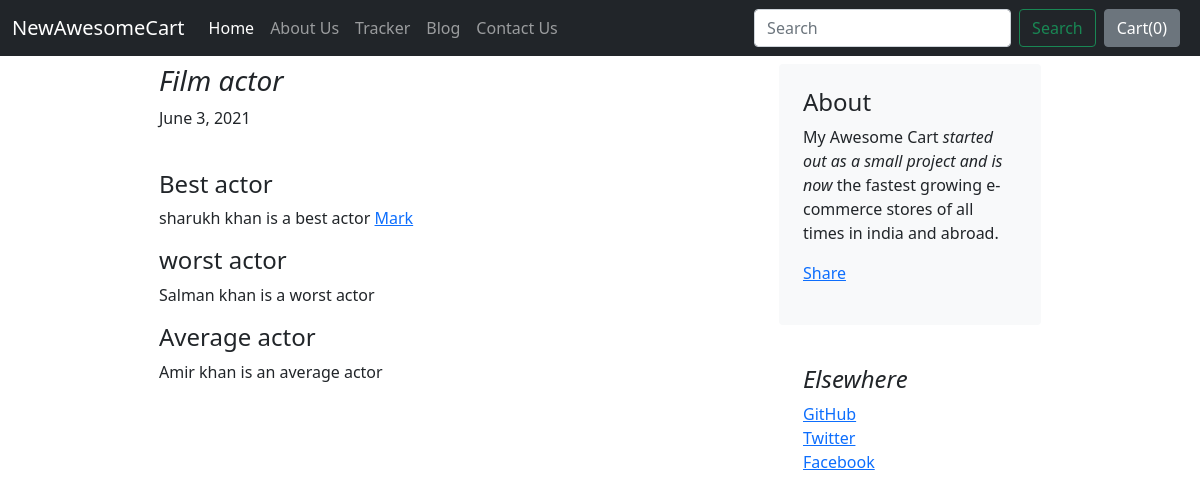
The page /blog/blogpost/1 on the database its author committed.
### blog/models.py (models this page shows, shortened)
class Blogpost(models.Model):
    post_id = models.AutoField(primary_key=True)
    title = models.CharField(max_length=50)
    head0= models.CharField(max_length=500,default="")
    Chead0 = models.CharField(max_length=5000, default="")
    head1 = models.CharField(max_length=500, default="")
    Chead1 = models.CharField(max_length=5000, default="")
    head2 = models.CharField(max_length=500, default="")
    Chead2 = models.CharField(max_length=5000, default="")
    publish_date = models.DateField()
    thumbnail= models.ImageField(upload_to='blog/images',default="" )

### blog/views.py (the view)
# urls.py: path('blogpost/<int:id>', views.blogpost, name="blogPost")
def blogpost(request,id):
    post = Blogpost.objects.filter( post_id = id)[0]
    return render(request,'blog/blogpost.html',{'post':post})

### blog/templates/blog/blogpost.html (shortened to what this page needs)
{% extends 'blog/basic.html' %}
{%  block body%}
<div class="container  my-2">
<div class="row col-md-10 offset-md-1 g-5">
    <div class="col-md-8">
      <h3 class=" fst-italic">
        {{post.title}}
      </h3>
       <p>{{post.publish_date}}</p>
         <div class="fb-like" data-href="http://127.0.0.1:8000/blog/blogpost/{{post.post_id}}" data-layout="standard" data-action="like" data-size="large" data-show-faces="false" data-share="true"></div><br>
      <article class="blog-post">
        <h4 class="blog-post-title"> {{post.head0}}</h4>
        <p class="blog-post-meta"> {{post.Chead0}} <a href="#">Mark</a></p>
        <h4>{{post.head1}}</h4>
        <p>{{post.Chead1}}</p>
          <h4>{{post.head2}}</h4>
         <p>{{post.Chead2}}</p>
      </article>
    </div>
    <div class="col-md-4">
      <div class="position-sticky" style="top: 2rem;">
            <div class="p-4 mb-3 bg-light rounded">
                <h4 class="font-italic">About</h4>
                <p class="mb-0">My Awesome Cart <em>started out as a small project and is now</em> the fastest growing e-commerce stores of all times in india and abroad.</p>
                <div class="my-3 fb-share-button" data-href="http://127.0.0.1:8000/blog/blogpost/{{post.post_id}}" data-layout="button_count" data-size="large"><a target="_blank" href="https://www.facebook.com/sharer/sharer.php?u=http%3A%2F%2F127.0.0.1%3A8000%2Fblog%2Fblogpost%2F4&src=sdkpreparse" class="fb-xfbml-parse-ignore">Share</a></div>
            </div>
        <div class="p-4">
          <h4 class="fst-italic">Elsewhere</h4>
          <ol class="list-unstyled">
            <li><a href="#">GitHub</a></li>
            <li><a href="#">Twitter</a></li>
            <li><a href="#">Facebook</a></li>
          </ol>
        </div>
      </div>
    </div>
  </div>
  </div>
{% endblock%}

### rows shown on the page
Blogpost: title "Film actor", publish_date "June 3, 2021", head0 "Best actor", Chead0 "sharukh khan is a best actor", head1 "worst actor", Chead1 "Salman khan is a worst actor", head2 "Average actor", Chead2 "Amir khan is an average actor"
